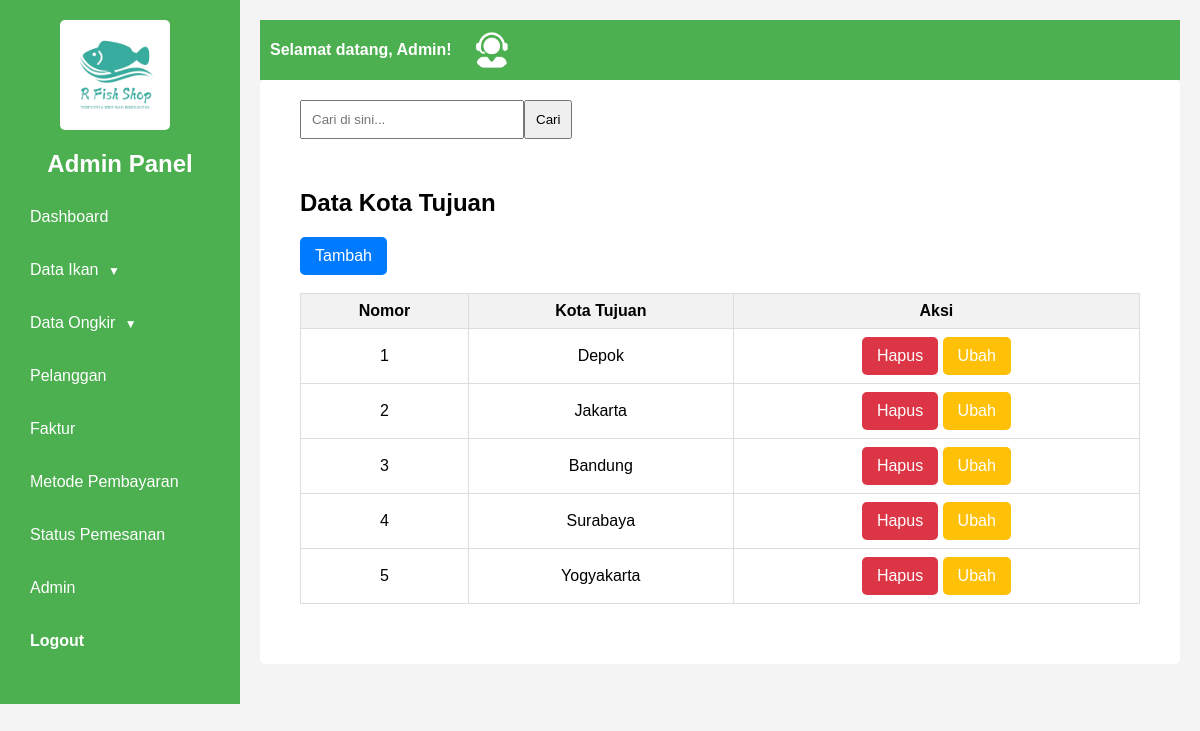
/admin/index.php?halaman=kota (signed in), run on the app's committed database.
### tables this page shows
CREATE TABLE `kota` (
  `id_kota` varchar(10) NOT NULL,
  `kota` varchar(20) NOT NULL
);

### admin/kota.php (the view)
<div class="report-box">
	<form action="index.php?halaman=carikota" method="POST" class="search-box-data">
        <input type="text" name="keyword" placeholder="Cari di sini..." autocomplete="off">
        <button type="submit" name="cari">Cari</button>
    </form>
	<div class="product-table-container">
    <h2>Data Kota Tujuan</h2>
    <a href="index.php?halaman=tambahkota" class="btn-custom-primary">Tambah</a><br><br>
	<table class="product-table">
    <thead>
		<tr>
			<th>Nomor</th>
			<th>Kota Tujuan</th>
			<th>Aksi</th>
		</tr>
	</thead>
    <tbody>
		<?php $nomor=1; ?>
		<?php $ambil=$koneksi->query("SELECT * FROM kota");
		while($pecah = $ambil->fetch_assoc()){?>
		<tr>
			<td><center><?php echo $nomor; ?></td>
			<td><?php echo $pecah['kota']; ?></td>
			<td>
				<a href="hapuskota.php?id_kota=<?php echo $pecah['id_kota']?>" onclick="return confirm('Apakah Anda yakin ingin menghapus data?')" class="btn-custom-danger" name="hapus">Hapus</a>
				<a href="index.php?halaman=ubahkota&id_kota=<?php echo $pecah['id_kota']?>" class="btn-custom-warning">Ubah</a>
			</td>
		</tr>
		<?php $nomor++; ?>
		<?php } ?>
	</tbody>
    </table>
    </div>
</div>

### css/styleadmin.css (style rules this page uses)
body { font-family: Arial, sans-serif; margin: 0; padding: 0; background-color: #f4f4f4; }
.report-box { background: #fff; padding: 20px; margin-bottom: 20px; border-radius: 5px; box-sizing: border-box; }
.search-box-data { display: flex; margin-left: 20px; margin-bottom: 10px; }
.search-box-data input { padding: 10px; width: 200px; }
.search-box-data button { padding: 10px; }
.product-table-container { background: #fff; padding: 20px; border-radius: 5px; margin-bottom: 20px; }
.product-table { width: 100%; border-collapse: collapse; }
.product-table th, .product-table td { border: 1px solid #ddd; padding: 8px; text-align: center; }
.product-table th { background: #f2f2f2; }
.btn-custom-primary { display: inline-block; padding: 10px 15px; color: white; background-color: #007bff; border: none; border-radius: 5px; text-decoration: none; text-align: center; }
.btn-custom-danger { display: inline-block; padding: 10px 15px; color: white; background-color: #dc3545; border: none; border-radius: 5px; text-decoration: none; text-align: center; }
.btn-custom-warning { display: inline-block; padding: 10px 15px; color: white; background-color: #ffc107; border: none; border-radius: 5px; text-decoration: none; text-align: center; }

### data on the page
kota: kota "Depok"
kota: kota "Jakarta"
kota: kota "Bandung"
kota: kota "Surabaya"
kota: kota "Yogyakarta"
